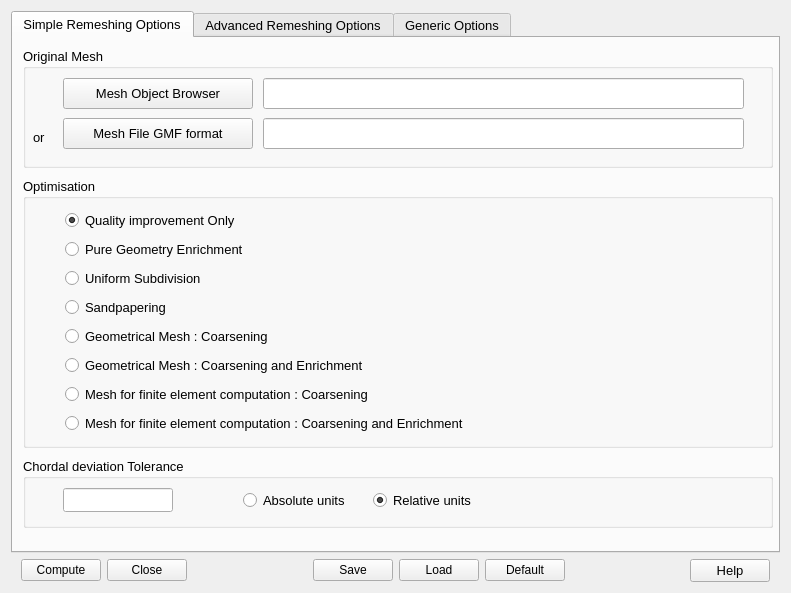
<?xml version="1.0" encoding="UTF-8"?>
<ui version="4.0">
 <class>YamsPlugDialog</class>
 <widget class="QWidget" name="YamsPlugDialog">
  <property name="geometry">
   <rect>
    <x>0</x>
    <y>0</y>
    <width>791</width>
    <height>593</height>
   </rect>
  </property>
  <property name="windowTitle">
   <string>MGSurfOpt : Remeshing tool</string>
  </property>
  <property name="sizeGripEnabled" stdset="0">
   <bool>false</bool>
  </property>
  <layout class="QGridLayout" name="gridLayout">
   <item row="2" column="0">
    <layout class="QHBoxLayout" name="horizontalLayout">
     <item>
      <spacer name="horizontalSpacer_xx">
       <property name="orientation">
        <enum>Qt::Horizontal</enum>
       </property>
       <property name="sizeType">
        <enum>QSizePolicy::Minimum</enum>
       </property>
       <property name="sizeHint" stdset="0">
        <size>
         <width>10</width>
         <height>20</height>
        </size>
       </property>
      </spacer>
     </item>
     <item>
      <widget class="QPushButton" name="PB_OK">
       <property name="text">
        <string>Compute</string>
       </property>
      </widget>
     </item>
     <item>
      <widget class="QPushButton" name="PB_Cancel">
       <property name="text">
        <string>Close</string>
       </property>
      </widget>
     </item>
     <item>
      <spacer name="horizontalSpacer_4">
       <property name="orientation">
        <enum>Qt::Horizontal</enum>
       </property>
       <property name="sizeHint" stdset="0">
        <size>
         <width>30</width>
         <height>20</height>
        </size>
       </property>
      </spacer>
     </item>
     <item>
      <widget class="QPushButton" name="PB_SaveHyp">
       <property name="text">
        <string>Save</string>
       </property>
       <property name="iconSize">
        <size>
         <width>18</width>
         <height>18</height>
        </size>
       </property>
      </widget>
     </item>
     <item>
      <widget class="QPushButton" name="PB_LoadHyp">
       <property name="text">
        <string>Load</string>
       </property>
       <property name="iconSize">
        <size>
         <width>18</width>
         <height>18</height>
        </size>
       </property>
      </widget>
     </item>
     <item>
      <widget class="QPushButton" name="PB_Default">
       <property name="text">
        <string>Default</string>
       </property>
      </widget>
     </item>
     <item>
      <spacer name="horizontalSpacer">
       <property name="orientation">
        <enum>Qt::Horizontal</enum>
       </property>
       <property name="sizeHint" stdset="0">
        <size>
         <width>30</width>
         <height>20</height>
        </size>
       </property>
      </spacer>
     </item>
     <item>
      <widget class="QPushButton" name="PB_Help">
       <property name="font">
        <font>
         <pointsize>10</pointsize>
        </font>
       </property>
       <property name="text">
        <string>Help</string>
       </property>
      </widget>
     </item>
     <item>
      <spacer name="horizontalSpacer_xx">
       <property name="orientation">
        <enum>Qt::Horizontal</enum>
       </property>
       <property name="sizeType">
        <enum>QSizePolicy::Minimum</enum>
       </property>
       <property name="sizeHint" stdset="0">
        <size>
         <width>10</width>
         <height>20</height>
        </size>
       </property>
      </spacer>
     </item>
    </layout>
   </item>
   <item row="1" column="0">
    <widget class="QTabWidget" name="TWOptions">
     <property name="font">
      <font>
       <pointsize>10</pointsize>
      </font>
     </property>
     <property name="currentIndex">
      <number>0</number>
     </property>
     <widget class="QWidget" name="simple">
      <attribute name="title">
       <string>Simple Remeshing Options</string>
      </attribute>
      <widget class="QGroupBox" name="GBOptim">
       <property name="geometry">
        <rect>
         <x>10</x>
         <y>140</y>
         <width>750</width>
         <height>270</height>
        </rect>
       </property>
       <property name="title">
        <string>Optimisation</string>
       </property>
       <layout class="QHBoxLayout" name="RBLayoutopt">
        <item>
         <spacer name="horizontalSpacer_xx">
          <property name="orientation">
           <enum>Qt::Horizontal</enum>
          </property>
          <property name="sizeType">
           <enum>QSizePolicy::Minimum</enum>
          </property>
          <property name="sizeHint" stdset="0">
           <size>
            <width>30</width>
            <height>20</height>
           </size>
          </property>
         </spacer>
        </item>
        <item>
         <layout class="QVBoxLayout" name="monRBLayout">
          <item>
           <widget class="QRadioButton" name="RB_0">
            <property name="toolTip">
             <string>Quality improvement is done by point smoothing and edge swapping.</string>
            </property>
            <property name="text">
             <string>Quality improvement Only </string>
            </property>
            <property name="checked">
             <bool>true</bool>
            </property>
           </widget>
          </item>
          <item>
           <widget class="QRadioButton" name="RB_G">
            <property name="toolTip">
             <string>The given surface triangulation is enriched (no coarsening at all) in such away that the distance 
between the elements in the final mesh and those of the initial one is bounded by auser specified tolerance value. 
One should use this option, to enrich the mesh where purely
geometrical features may be insuficiently fine, i.e. the resulting mesh will be least as fine as the input.
Mesh and the geometric features will be refined if needed as specified by the other program parameters.
The meshes obtained with those settings may not be suitable for computation.</string>
            </property>
            <property name="text">
             <string>Pure Geometry Enrichment </string>
            </property>
            <property name="checked">
             <bool>false</bool>
            </property>
           </widget>
          </item>
          <item>
           <widget class="QRadioButton" name="RB_U">
            <property name="toolTip">
             <string>An uniform subdivision of the given surface triangulation is performed : 
each triangle of the given surface triangulation is considered at and
is divided into identical triangles.</string>
            </property>
            <property name="text">
             <string>Uniform Subdivision </string>
            </property>
            <property name="checked">
             <bool>false</bool>
            </property>
           </widget>
          </item>
          <item>
           <widget class="QRadioButton" name="RB_S">
            <property name="toolTip">
             <string>A surface sandpapering without shrinkage of the given surface
triangulation is performed, i.e., the high curvature variations of the
given surface will be smoothed out without shrinking the volume in
doing so. If ridges are defined, they will be kept as they are in the
resulting mesh.
This option modifies the geometry.</string>
            </property>
            <property name="text">
             <string>Sandpapering</string>
            </property>
            <property name="checked">
             <bool>false</bool>
            </property>
           </widget>
          </item>
          <item>
           <widget class="QRadioButton" name="RB__2">
            <property name="toolTip">
             <string>The given surface triangulation is modified in such a way that the distance between 
the elements in the final mesh and those of the initial one is bounded by a user specified tolerance value.
One should use this option, to coarsen when a purely geometrical mesh is needed. (a mesh that keeps
and obeys its geometric features only.) The meshes obtained with this option are usually not suitable
for computation because anisotropic elements may be generated</string>
            </property>
            <property name="text">
             <string>Geometrical Mesh : Coarsening</string>
            </property>
           </widget>
          </item>
          <item>
           <widget class="QRadioButton" name="RB_2">
            <property name="toolTip">
             <string>The given surface triangulation is modified in such a way that the distance between 
the elements in the final mesh and those of the initial one is bounded by a user specified tolerance value.
One should use this option, to coarsen and enrich when a purely geometrical mesh is needed. (a mesh that keeps
and obeys its geometric features only.) The meshes obtained with this setting are usually not suitable
for computation because anisotropic elements may be generated</string>
            </property>
            <property name="text">
             <string>Geometrical Mesh : Coarsening and Enrichment</string>
            </property>
           </widget>
          </item>
          <item>
           <widget class="QRadioButton" name="RB__1">
            <property name="toolTip">
             <string>The given surface triangulation is modified in accordance to a size map. 
The latter can be either the intrinsic size map (computed automatically
and based on the surface properties, i.e. the local curvatures),
or on a given size map (which is then combined to the intrinsic size map). 
One should use this option to coarsen  the mesh, when a regular mesh 
for computation purposes is desired, i.e. a mesh with good aspect ratios or 
good quality elements.</string>
            </property>
            <property name="text">
             <string>Mesh for finite element computation : Coarsening</string>
            </property>
           </widget>
          </item>
          <item>
           <widget class="QRadioButton" name="RB_1">
            <property name="toolTip">
             <string>The given surface triangulation is modified in accordance to a size map. 
The latter can be either the intrinsic size map (computed automatically
and based on the surface properties, i.e. the local curvatures),
or on a given size map (which is then combined to the intrinsic size map). 
One should use this option to coarse and enrich the mesh, when a regular mesh 
for computation purposes is desired, i.e. a mesh with good aspect ratios or 
good quality elements</string>
            </property>
            <property name="text">
             <string>Mesh for finite element computation : Coarsening and Enrichment</string>
            </property>
           </widget>
          </item>
         </layout>
        </item>
       </layout>
      </widget>
      <widget class="QGroupBox" name="GBUnit">
       <property name="geometry">
        <rect>
         <x>10</x>
         <y>420</y>
         <width>750</width>
         <height>70</height>
        </rect>
       </property>
       <property name="toolTip">
        <string>This parameter enables the user to bound the maximal chordal deviation allowed,
that is the maximal distance allowed between the detected curve and the plane P
of the corresponding mesh face.
In other words, it avoids having faces too far away from the curve they should represent.</string>
       </property>
       <property name="title">
        <string>Chordal deviation Tolerance</string>
       </property>
       <widget class="QLineEdit" name="SP_Tolerance">
        <property name="geometry">
         <rect>
          <x>40</x>
          <y>30</y>
          <width>110</width>
          <height>24</height>
         </rect>
        </property>
        <property name="toolTip">
         <string>If the Units parameter is relative, epsilon max correspond to s*Tolerance, where s is the size of the bounding box of the domain.
If the Units parameter is absolute, the tolerance parameter is expressed in model units:
  if P=2 and point coordinates are given in millimeters, the maximal chordal deviation is 2 mm.</string>
        </property>
       </widget>
       <widget class="QRadioButton" name="RB_Absolute">
        <property name="geometry">
         <rect>
          <x>220</x>
          <y>30</y>
          <width>120</width>
          <height>24</height>
         </rect>
        </property>
        <property name="toolTip">
         <string>Values are expressed in the model units.</string>
        </property>
        <property name="text">
         <string>Absolute units</string>
        </property>
        <property name="checked">
         <bool>false</bool>
        </property>
       </widget>
       <widget class="QRadioButton" name="RB_Relative">
        <property name="geometry">
         <rect>
          <x>350</x>
          <y>30</y>
          <width>120</width>
          <height>24</height>
         </rect>
        </property>
        <property name="toolTip">
         <string>Values are relative (per thousand) to the bounding box size.</string>
        </property>
        <property name="text">
         <string>Relative units</string>
        </property>
        <property name="checked">
         <bool>true</bool>
        </property>
       </widget>
      </widget>
      <widget class="QGroupBox" name="groupBox">
       <property name="geometry">
        <rect>
         <x>10</x>
         <y>10</y>
         <width>750</width>
         <height>120</height>
        </rect>
       </property>
       <property name="font">
        <font>
         <pointsize>10</pointsize>
        </font>
       </property>
       <property name="title">
        <string>Original Mesh</string>
       </property>
       <widget class="QPushButton" name="PB_MeshFile">
        <property name="geometry">
         <rect>
          <x>40</x>
          <y>70</y>
          <width>190</width>
          <height>31</height>
         </rect>
        </property>
        <property name="font">
         <font>
          <pointsize>10</pointsize>
         </font>
        </property>
        <property name="text">
         <string>Mesh File GMF format</string>
        </property>
        <property name="iconSize">
         <size>
          <width>18</width>
          <height>18</height>
         </size>
        </property>
       </widget>
       <widget class="QLineEdit" name="LE_MeshFile">
        <property name="geometry">
         <rect>
          <x>240</x>
          <y>70</y>
          <width>481</width>
          <height>31</height>
         </rect>
        </property>
        <property name="font">
         <font>
          <pointsize>10</pointsize>
         </font>
        </property>
       </widget>
       <widget class="QPushButton" name="PB_MeshSmesh">
        <property name="geometry">
         <rect>
          <x>40</x>
          <y>30</y>
          <width>190</width>
          <height>31</height>
         </rect>
        </property>
        <property name="text">
         <string>Mesh Object Browser</string>
        </property>
        <property name="iconSize">
         <size>
          <width>18</width>
          <height>18</height>
         </size>
        </property>
        <property name="checkable">
         <bool>false</bool>
        </property>
       </widget>
       <widget class="QLineEdit" name="LE_MeshSmesh">
        <property name="geometry">
         <rect>
          <x>240</x>
          <y>30</y>
          <width>481</width>
          <height>31</height>
         </rect>
        </property>
        <property name="font">
         <font>
          <pointsize>10</pointsize>
         </font>
        </property>
       </widget>
       <widget class="QLabel" name="label_8">
        <property name="geometry">
         <rect>
          <x>10</x>
          <y>80</y>
          <width>31</width>
          <height>18</height>
         </rect>
        </property>
        <property name="text">
         <string>or</string>
        </property>
       </widget>
      </widget>
      <zorder>GBUnit</zorder>
      <zorder>groupBox</zorder>
      <zorder>GBOptim</zorder>
     </widget>
     <widget class="QWidget" name="advanced">
      <attribute name="title">
       <string>Advanced Remeshing Options</string>
      </attribute>
      <widget class="QGroupBox" name="groupBox_5">
       <property name="geometry">
        <rect>
         <x>10</x>
         <y>10</y>
         <width>750</width>
         <height>120</height>
        </rect>
       </property>
       <property name="title">
        <string>You can set/unset</string>
       </property>
       <widget class="QCheckBox" name="CB_Ridge">
        <property name="geometry">
         <rect>
          <x>30</x>
          <y>20</y>
          <width>271</width>
          <height>25</height>
         </rect>
        </property>
        <property name="toolTip">
         <string>If not set (ridge detection disabled), Yams will not try to detect any new ridge edge by its own mechanism : 
it will consider as ridge only the ridges given in the mesh. 
All non-ridge edges that would have been detected as ridge by the ridge angle parameter 
(see below)  will be considered as part of the same continuous patch.
This option should not be checked when all the known ridges of the mesh are given and
when all other possible ridges are not geometric ridges to take into account.</string>
        </property>
        <property name="text">
         <string>ridge detection</string>
        </property>
        <property name="checked">
         <bool>true</bool>
        </property>
       </widget>
       <widget class="QCheckBox" name="CB_Point">
        <property name="geometry">
         <rect>
          <x>30</x>
          <y>50</y>
          <width>271</width>
          <height>25</height>
         </rect>
        </property>
        <property name="toolTip">
         <string>When not set (point smoothing is disabled), Yams will not try to move the initial given vertices 
(along an edge, a ridge or onto the surface), hence Yams will only swap edges, remove vertices
or add vertices (refines) to change the mesh.</string>
        </property>
        <property name="text">
         <string>point smoothing</string>
        </property>
        <property name="checked">
         <bool>true</bool>
        </property>
       </widget>
       <widget class="QCheckBox" name="CB_SplitEdge">
        <property name="geometry">
         <rect>
          <x>30</x>
          <y>80</y>
          <width>271</width>
          <height>25</height>
         </rect>
        </property>
        <property name="toolTip">
         <string>If set, Yams creates new vertices placed on the curved surface and adds them to elements. 
It means one extra vertex on edge (P2 or quadratic triangles).
New created vertices are saved in the .mesh file under keyword section 'Vertices'</string>
        </property>
        <property name="text">
         <string>split edge</string>
        </property>
        <property name="checked">
         <bool>false</bool>
        </property>
       </widget>
      </widget>
      <widget class="QGroupBox" name="groupBox_5">
       <property name="geometry">
        <rect>
         <x>10</x>
         <y>140</y>
         <width>750</width>
         <height>270</height>
        </rect>
       </property>
       <property name="title">
        <string>You can control</string>
       </property>
       <widget class="QDoubleSpinBox" name="SP_Geomapp">
        <property name="geometry">
         <rect>
          <x>30</x>
          <y>30</y>
          <width>100</width>
          <height>25</height>
         </rect>
        </property>
        <property name="maximum">
         <double>90.000000000000000</double>
        </property>
        <property name="singleStep">
         <double>1.000000000000000</double>
        </property>
        <property name="value">
         <double>15.000000000000000</double>
        </property>
       </widget>
       <widget class="QLabel" name="label_2">
        <property name="geometry">
         <rect>
          <x>140</x>
          <y>30</y>
          <width>630</width>
          <height>30</height>
         </rect>
        </property>
        <property name="toolTip">
         <string>This field (as well as tolerance) enables the user to control the accuracy of the
piecewise linear approximation of the surface. This parameter enables the user to
control the maximal angle allowed between two adjacent faces. It can be used to
bound the maximal deviation of the mesh faces from the tangent planes at mesh vertices. 
In other words, it avoids having sharp angles between faces representing a smooth curve.
This parameter enables the user to specify the maximal chordal deviation &quot;max relatively to the curvature.
Following that criterion:
- if the chordal deviation epsilon is smaller than epsilon max*r, it is acceptable to remove the considered point;
- if the chordal deviation epsilon is greater than epsiolon max*r, the considered mesh face should be redefined 
     by adding a point on the curve.
One can see that the smaller the radius r, the harder it is to satisfy this criterion:  
epsilon max is a real value corresponding to a percentage, the ratio between the chordal deviation to 
the local curvature. This field is used only for optimisation style -O values of  -1, 0 and 1.
The default value for &quot;max is set to 0:04 which leads to angles of less than 33 degrees between two adjacent
faces.</string>
        </property>
        <property name="text">
         <string>Geometrical approximation:
Maximum angle allowed between a face and a curve (not separated by a ridge).</string>
        </property>
       </widget>
       <widget class="QDoubleSpinBox" name="SP_Ridge">
        <property name="geometry">
         <rect>
          <x>30</x>
          <y>70</y>
          <width>100</width>
          <height>25</height>
         </rect>
        </property>
        <property name="maximum">
         <double>90.000000000000000</double>
        </property>
        <property name="value">
         <double>45.000000000000000</double>
        </property>
       </widget>
       <widget class="QLabel" name="label_4">
        <property name="geometry">
         <rect>
          <x>140</x>
          <y>70</y>
          <width>630</width>
          <height>30</height>
         </rect>
        </property>
        <property name="text">
         <string>If the angle between the normal vectors of two adjacent faces exceeds this value,
the edge common to the faces is a ridge.</string>
        </property>
       </widget>
       <widget class="QDoubleSpinBox" name="SP_MaxSize">
        <property name="geometry">
         <rect>
          <x>30</x>
          <y>110</y>
          <width>100</width>
          <height>25</height>
         </rect>
        </property>
        <property name="minimum">
         <double>0.010000000000000</double>
        </property>
        <property name="maximum">
         <double>100.000000000000000</double>
        </property>
        <property name="singleStep">
         <double>0.100000000000000</double>
        </property>
        <property name="value">
         <double>100.000000000000000</double>
        </property>
       </widget>
       <widget class="QLabel" name="label_5">
        <property name="geometry">
         <rect>
          <x>140</x>
          <y>110</y>
          <width>630</width>
          <height>30</height>
         </rect>
        </property>
        <property name="toolTip">
         <string>This parameter allows the user to prescribe a maximal size hmax
for the mesh elements i.e., the lengths of the edges with respect to the specified
 size map. The corresponding values are either relative or absolute depending on the chosen parameter.
The default values are automatically set based on the surface geometry (curvature dependent) and its
bounding box size.
Please note that, as it is not strictly possible to obey the given or computed size map, the actual maximal
size  may be slightly bigger than the prescribed ones.</string>
        </property>
        <property name="text">
         <string>Maximal size allowed around vertices,
the lengths of the edges with respect to the specified size map.</string>
        </property>
       </widget>
       <widget class="QDoubleSpinBox" name="SP_MinSize">
        <property name="geometry">
         <rect>
          <x>30</x>
          <y>150</y>
          <width>100</width>
          <height>25</height>
         </rect>
        </property>
        <property name="minimum">
         <double>0.000000000000000</double>
        </property>
        <property name="maximum">
         <double>100.000000000000000</double>
        </property>
        <property name="singleStep">
         <double>0.100000000000000</double>
        </property>
        <property name="value">
         <double>5.000000000000000</double>
        </property>
       </widget>
       <widget class="QLabel" name="label_9">
        <property name="geometry">
         <rect>
          <x>140</x>
          <y>150</y>
          <width>630</width>
          <height>30</height>
         </rect>
        </property>
        <property name="toolTip">
         <string>This parameter allows the user to prescribe a maximal size hmax
for the mesh elements i.e., the lengths of the edges with respect to the specified
 size map. The corresponding values are either relative or absolute depending on the chosen parameter.
The default values are automatically set based on the surface geometry (curvature dependent) and its
bounding box size.
Please note that, as it is not strictly possible to obey the given or computed size map, the actual maximal
size  may be slightly bigger than the prescribed ones.</string>
        </property>
        <property name="text">
         <string>Minimal size allowed around vertices,
the lengths of the edges with respect to the specified size map.</string>
        </property>
       </widget>
       <widget class="QDoubleSpinBox" name="SP_Gradation">
        <property name="geometry">
         <rect>
          <x>30</x>
          <y>190</y>
          <width>100</width>
          <height>25</height>
         </rect>
        </property>
        <property name="singleStep">
         <double>0.010000000000000</double>
        </property>
        <property name="value">
         <double>1.300000000000000</double>
        </property>
       </widget>
       <widget class="QLabel" name="label_3">
        <property name="geometry">
         <rect>
          <x>140</x>
          <y>190</y>
          <width>630</width>
          <height>30</height>
         </rect>
        </property>
        <property name="toolTip">
         <string>This parameter enables the user to control the element size variation in the triangulation.
Yams will avoid getting two adjacent edges which sizes differ by a factor bigger than this parameter. 
To avoid rapid size variations, a size correction procedure is applied to the size map. 
In other words: if two adjacent edges are respectively e1 and e2 long 
if  e2 &gt; parameter * e1 then e02 the new size for the second edge will be set to  parameter* e1.
This procedure is de-activated if yams computes a mesh for finite element with only coarsening.
The default value is 1.3, which is the usual value set for computational meshes.</string>
        </property>
        <property name="text">
         <string>Mesh Gradation: the element size variation in the triangulation.
Yams will avoid having two adjacent edges which sizes vary more than the given gradation.</string>
        </property>
       </widget>
      </widget>
     </widget>
     <widget class="QWidget" name="generic">
      <attribute name="title">
       <string>Generic Options</string>
      </attribute>
      <widget class="QGroupBox" name="groupBox_4">
       <property name="geometry">
        <rect>
         <x>10</x>
         <y>10</y>
         <width>750</width>
         <height>130</height>
        </rect>
       </property>
       <property name="title">
        <string>Yams Generic Options</string>
       </property>
       <widget class="QSpinBox" name="SP_Verbosity">
        <property name="geometry">
         <rect>
          <x>20</x>
          <y>30</y>
          <width>100</width>
          <height>25</height>
         </rect>
        </property>
        <property name="maximum">
         <number>10</number>
        </property>
        <property name="value">
         <number>3</number>
        </property>
       </widget>
       <widget class="QLabel" name="label">
        <property name="geometry">
         <rect>
          <x>130</x>
          <y>30</y>
          <width>600</width>
          <height>30</height>
         </rect>
        </property>
        <property name="toolTip">
         <string>sets the verbosity level.
From 0 (no detail) to 10 (very detailed).
Default is 3.</string>
        </property>
        <property name="text">
         <string>Verbosity level</string>
        </property>
       </widget>
       <widget class="QSpinBox" name="SP_Memory">
        <property name="geometry">
         <rect>
          <x>20</x>
          <y>70</y>
          <width>100</width>
          <height>25</height>
         </rect>
        </property>
        <property name="maximum">
         <number>100000</number>
        </property>
        <property name="value">
         <number>0</number>
        </property>
       </widget>
       <widget class="QLabel" name="label_6">
        <property name="geometry">
         <rect>
          <x>130</x>
          <y>70</y>
          <width>600</width>
          <height>30</height>
         </rect>
        </property>
        <property name="toolTip">
         <string>The program requires roughly about 370 bytes per point. It is thus possible to estimate a priori 
the required memory size to complete a job. As an example of memory space needed, a mesh 
of 543,652 points (1,087,716 triangles) requires 182 Mbytes (about 351 bytes per point). Conversely, 
a workstation having 512 Mbytes of memory can handle a mesh of about 2,750,000 points.
The memory needed for mesh modification is allocated dynamically at the beginning of the procedure 
(data reading), based on the initial triangulation size. When the program reaches the amount of maximal 
memory allowed, it will stop inserting points and, if possible, the current mesh will be saved as it is, 
valid and conformal, provided the input mesh was valid and conformal.
Specify the memory if:
- the automatically allocated memory reveals insufficient when the user asked to enrich the given mesh.
- you want to limit the amount of memory used by the program.
If the input mesh size requires more memory than requested or if the allocated memory (user defined or not)
exceeds the machine capabilities, the tool will stop because of insufficient memory.</string>
        </property>
        <property name="text">
         <string>Memory size (in Mbytes)</string>
        </property>
       </widget>
      </widget>
      <widget class="QGroupBox" name="groupBox_6">
       <property name="geometry">
        <rect>
         <x>10</x>
         <y>150</y>
         <width>750</width>
         <height>170</height>
        </rect>
       </property>
       <property name="title">
        <string>Plug-in Generic Options</string>
       </property>
       <widget class="QLabel" name="label_10">
        <property name="geometry">
         <rect>
          <x>20</x>
          <y>40</y>
          <width>391</width>
          <height>18</height>
         </rect>
        </property>
        <property name="text">
         <string>File used to save Yams hypothesis parameters :</string>
        </property>
       </widget>
       <widget class="QPushButton" name="PB_ParamsFileExplorer">
        <property name="geometry">
         <rect>
          <x>20</x>
          <y>70</y>
          <width>30</width>
          <height>31</height>
         </rect>
        </property>
        <property name="text">
         <string/>
        </property>
       </widget>
       <widget class="QLineEdit" name="LE_ParamsFile">
        <property name="geometry">
         <rect>
          <x>60</x>
          <y>70</y>
          <width>661</width>
          <height>31</height>
         </rect>
        </property>
       </widget>
       <widget class="QPushButton" name="PB_Save">
        <property name="geometry">
         <rect>
          <x>20</x>
          <y>110</y>
          <width>70</width>
          <height>31</height>
         </rect>
        </property>
        <property name="text">
         <string>Save</string>
        </property>
        <property name="iconSize">
         <size>
          <width>18</width>
          <height>18</height>
         </size>
        </property>
       </widget>
       <widget class="QPushButton" name="PB_Load">
        <property name="geometry">
         <rect>
          <x>120</x>
          <y>110</y>
          <width>70</width>
          <height>31</height>
         </rect>
        </property>
        <property name="text">
         <string>Load</string>
        </property>
        <property name="iconSize">
         <size>
          <width>18</width>
          <height>18</height>
         </size>
        </property>
       </widget>
      </widget>
     </widget>
    </widget>
   </item>
  </layout>
 </widget>
 <resources/>
 <connections/>
</ui>
